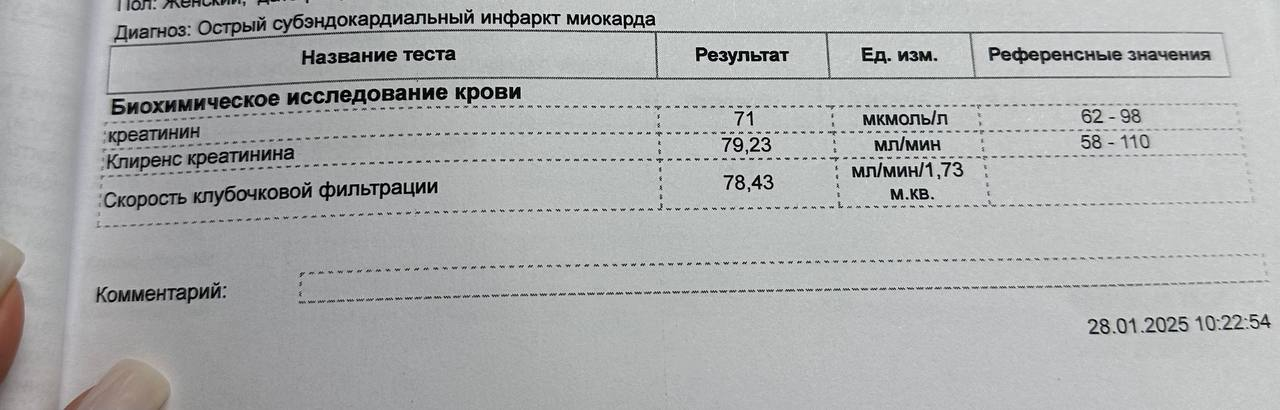
#> input picture blood_analysis_dataset_540/processed/5256043418088498599.jpg, 1280 x 410 px
$ jupyter execute --allow-errors 'ох.ipynb'
#> lines starting #> are read from the running program, lines starting #| are printed output that depends on the picture
[cell 1]
import cv2
import numpy as np
from PIL import Image
import os
from sklearn.cluster import KMeans

# Загрузка изображения
image_path = ('blood_analysis_dataset_540/processed/5256043418088498599.jpg')
image = Image.open(image_path)
#> image is the input picture: PIL image 1280x410 RGB; mean R, G, B 172.3, 173.9, 173.9

# Получим исходное разрешение

def get_image_resolution_opencv(image_path):
    try:
        image = cv2.imread(image_path)
#> image: shape (410, 1280, 3)
        if image is not None:
            height_inp, width_inp = image.shape[:2]
#> height_inp = 410; width_inp = 1280
            return width_inp, height_inp
        else:
            print("Не удалось загрузить изображение.")
            return None
    except Exception as e:
        print(f"Ошибка: {e}")
        return None

# Пример использования
resolution = get_image_resolution_opencv(image_path)
#> resolution = (1280, 410)
if resolution:
    width_inp, height_inp = resolution
#> width_inp = 1280; height_inp = 410
    print(f"Исходное разрешение (OpenCV): {width_inp}x{height_inp}")
#| Исходное разрешение (OpenCV): 1280x410


# Вычисление новых размеров с сохранением пропорций
width = width_inp
#> width = 1280
ratio = width / float(image.size[0])
#> ratio = 1
height = int(float(image.size[1]) * ratio)
#> height = 410
width = int(width)

# Изменение размера изображения с использованием LANCZOS
resized_image = image.resize((width, height), Image.Resampling.LANCZOS)

# Формирование нового имени файла
directory, filename = os.path.split(image_path)
name, ext = os.path.splitext(filename)
new_filename = f"{name}_resized{ext}"
new_image_path = os.path.join('resized_data/', new_filename)

# Сохранение измененного изображения
resized_image.save(new_image_path)

# Опционально: показ изображения
resized_image.show()

# Загрузка изображения
ish = new_image_path

# Функция для вычисления угла линии
def calculate_angle(x1, y1, x2, y2):
    return np.degrees(np.arctan2(y2 - y1, x2 - x1))

# Функция для вычисления расстояния между двумя точками
def calculate_distance(p1, p2):
    return np.sqrt((p1[0] - p2[0]) ** 2 + (p1[1] - p2[1]) ** 2)

# Функция для вычисления длины линии
def calculate_line_length(x1, y1, x2, y2):
    return np.sqrt((x2 - x1) ** 2 + (y2 - y1) ** 2)

# Функция для объединения близких линий
def merge_close_lines(lines, distance_threshold=4, angle_threshold=5):
    """
    Объединяет близко расположенные линии с небольшим угловым отклонением.

    :param lines: Список линий в формате [[x1, y1, x2, y2], ...].
    :param distance_threshold: Максимальное расстояние между линиями для объединения (в пикселях).
    :param angle_threshold: Максимальное угловое отклонение для объединения (в градусах).
    :return: Список объединенных линий.
    """
    merged_lines = []
    used_indices = set()

    for i, line1 in enumerate(lines):
        if i in used_indices:
            continue

        x1, y1, x2, y2 = line1
        angle1 = calculate_angle(x1, y1, x2, y2)
        group = [line1]

        for j, line2 in enumerate(lines[i + 1:], start=i + 1):
            if j in used_indices:
                continue

            x3, y3, x4, y4 = line2
            angle2 = calculate_angle(x3, y3, x4, y4)

            # Проверка углового отклонения
            if abs(angle1 - angle2) > angle_threshold:
                continue

            # Проверка близости линий
            center1 = ((x1 + x2) / 2, (y1 + y2) / 2)
            center2 = ((x3 + x4) / 2, (y3 + y4) / 2)
            distance = calculate_distance(center1, center2)

            if distance > distance_threshold:
                continue

            # Если линии близки и углы схожи, добавляем в группу
            group.append(line2)
            used_indices.add(j)

        # Усреднение линий в группе
        if group:
            avg_line = np.mean(group, axis=0).astype(int)
            merged_lines.append(avg_line)
            used_indices.add(i)

    return merged_lines

# Функция для нахождения точки пересечения двух линий
# [20 lines left out: function line_intersection, not called in this run]


image = cv2.imread(ish, cv2.IMREAD_COLOR)
gray = cv2.cvtColor(image, cv2.COLOR_BGR2GRAY)

# Применение Canny edge detection
edges = cv2.Canny(gray, 50, 150, apertureSize=3)
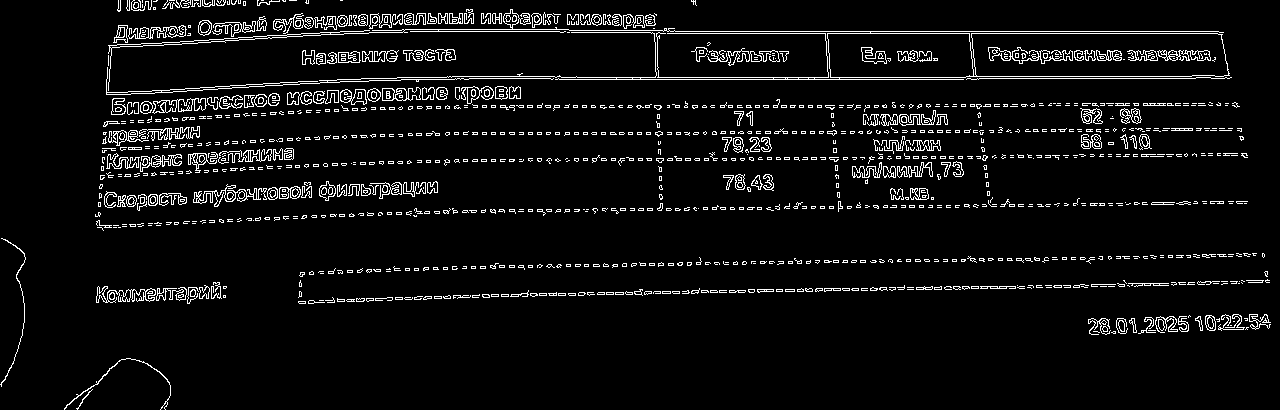
#> edges: shape (410, 1280); 5.8% white in thin lines or dots

# Применение Hough Line Transform
lines = cv2.HoughLinesP(edges, 1, np.pi / 180, threshold=100, minLineLength=int(width/20), maxLineGap=int(width/8))
#> lines = 121 rows, first 6: [117, 31, 1218, 31], [651, 33, 1217, 33], [397, 77, 965, 77], [24, 303, 1265, 281], [187, 302, 1242, 283], [337, 79, 978, 79]

# Преобразование линий в нужный формат
lines = [line[0] for line in lines]
#> lines = 121 items, first 6: [117, 31, 1218, 31], [651, 33, 1217, 33], [397, 77, 965, 77], [24, 303, 1265, 281], [187, 302, 1242, 283], [337, 79, 978, 79]

# Объединение близких линий
merged_lines = merge_close_lines(lines, distance_threshold=int(width/200), angle_threshold=5)
#> the loop in merge_close_lines, `for i, line1 in enumerate(lines):` made 121 passes
#> (x1, y1, x2, y2, angle1, avg_line) on passes 5, 7, 12, 18, 20, 24, 25, 27, 38, 39, 49, 57: (187, 302, 1242, 283, -1.03, [333, 298, 1098, 284]), (112, 105, 1237, 105, 0, [112, 104, 1237, 104]), (98, 220, 1237, 201, -0.956, [196, 218, 1137, 202]), (655, 51, 1224, 51, 0, [655, 53, 1224, 53]), (655, 60, 1225, 60, 0, [655, 58, 1225, 58]), (118, 29, 654, 19, -1.07, [118, 28, 654, 18]), (302, 59, 455, 59, 0, [302, 57, 455, 57]), (107, 156, 293, 156, 0, [107, 155, 293, 155]), (104, 200, 437, 189, -1.89, [100, 200, 435, 189]), (659, 178, 986, 167, -1.93, [659, 179, 986, 167]), (199, 23, 656, 15, -1, [199, 22, 656, 14]), (99, 195, 437, 183, -2.03, [99, 194, 436, 182])
#> (x1, y1, x2, y2, angle1) on passes 1, 2, 3, 4, 6, 8: (117, 31, 1218, 31, 0), (651, 33, 1217, 33, 0), (397, 77, 965, 77, 0), (24, 303, 1265, 281, -1.02), (337, 79, 978, 79, 0), (361, 78, 1229, 78, 0)
#> after the loop in merge_close_lines, `for i, line1 in enumerate(lines):`: merged_lines = 83 items, first 6: [117, 31, 1218, 31], [651, 33, 1217, 33], [397, 77, 965, 77], [24, 303, 1265, 281], [333, 298, 1098, 284], [337, 79, 978, 79]; used_indices = 121 items

# Создание копии изображения для рисования линий
output_image = image.copy()

# Получение высоты и ширины изображения
 #image_height, image_width, _ = image.shape

# Функция для вычисления центра линии
def calculate_center(x1, y1, x2, y2):
    return ((x1 + x2) // 2, (y1 + y2) // 2)

# Словарь для хранения центров линий
line_centers = {}

# Отрисовка всех линий и сохранение их центров
for i, line in enumerate(merged_lines):
    x1, y1, x2, y2 = line
    center = calculate_center(x1, y1, x2, y2)
    line_centers[i] = center
#> this loop made 83 passes
#> line on passes 31 to 42: [102, 160, 985, 160], [100, 200, 435, 189], [659, 179, 986, 167], [117, 32, 659, 32], [117, 30, 674, 30], [121, 130, 199, 130], [199, 22, 656, 14], [137, 29, 668, 29], [909, 156, 1243, 139], [835, 167, 961, 163], [335, 268, 969, 257], [108, 173, 1148, 137]
#> (x1, y1, x2, y2, center) on passes 1 to 6: (117, 31, 1218, 31, (667, 31)), (651, 33, 1217, 33, (934, 33)), (397, 77, 965, 77, (681, 77)), (24, 303, 1265, 281, (644, 292)), (333, 298, 1098, 284, (715, 291)), (337, 79, 978, 79, (657, 79))

# Фильтрация горизонтальных линий (угол от -40 до 40 градусов)
middle_third_width_start = width // 3
middle_third_width_end = 2 * width // 3
min_horizontal_line_length = width / 4

# Фильтр исключения линий с центрами ближе 20 пикселей к границам
horizontal_lines = {
    line_id: center for line_id, center in line_centers.items()
    if (middle_third_width_start <= center[0] <= middle_third_width_end) and
       (calculate_line_length(*merged_lines[line_id]) >= min_horizontal_line_length) and
       (-40 <= calculate_angle(*merged_lines[line_id]) <= 40) and
       (int(width/40) <= center[0] <= width - int(width/40)) and  # Фильтр по X
       (int(height/40)<= center[1] <= height - int(height/40))  # Фильтр по Y
}

# Фильтрация вертикальных линий (угол от 50 до 130 градусов)
middle_third_height_start = height // 3
middle_third_height_end = 2 * height // 3
min_vertical_line_length = height / 9

# Фильтр исключения линий с центрами ближе 20 пикселей к границам
vertical_lines = {
    line_id: center for line_id, center in line_centers.items()
    if (middle_third_height_start <= center[1] <= middle_third_height_end) and
       (calculate_line_length(*merged_lines[line_id]) >= min_vertical_line_length) and
       (50 <= abs(calculate_angle(*merged_lines[line_id])) <= 130) and
       (int(width/40) <= center[0] <= width - int(width/40)) and  # Фильтр по X
       (int(height/40) <= center[1] <= height - int(height/40))  # Фильтр по Y
}

# Нахождение двух горизонтальных и двух вертикальных линий
if horizontal_lines and vertical_lines:
    # Выбираем две горизонтальные линии (с минимальным и максимальным Y)
    min_y_line = min(horizontal_lines.items(), key=lambda item: item[1][1])
    max_y_line = max(horizontal_lines.items(), key=lambda item: item[1][1])

    # Выбираем две вертикальные линии (с минимальным и максимальным X)
    min_x_line = min(vertical_lines.items(), key=lambda item: item[1][0])
    max_x_line = max(vertical_lines.items(), key=lambda item: item[1][0])

    # Получаем координаты линий
    h_line1 = merged_lines[min_y_line[0]]
    h_line2 = merged_lines[max_y_line[0]]
    v_line1 = merged_lines[min_x_line[0]]
    v_line2 = merged_lines[max_x_line[0]]

    # Находим точки пересечения
    intersection_A = line_intersection(h_line1, v_line1)  # Левая верхняя
    intersection_B = line_intersection(h_line2, v_line1)  # Левая нижняя
    intersection_C = line_intersection(h_line1, v_line2)  # Правая верхняя
    intersection_D = line_intersection(h_line2, v_line2)  # Правая нижняя

    # Проверка, что точки пересечения найдены
    if intersection_A and intersection_B and intersection_C and intersection_D:
        # Увеличение изображения
        padding = 0  # Отступ для увеличения изображения
        output_image = cv2.copyMakeBorder(output_image, padding, padding, padding, padding, cv2.BORDER_CONSTANT, value=(0, 0, 0))

        # Смещение координат точек пересечения
        intersection_A = (intersection_A[0] + padding, intersection_A[1] + padding)
        intersection_B = (intersection_B[0] + padding, intersection_B[1] + padding)
        intersection_C = (intersection_C[0] + padding, intersection_C[1] + padding)
        intersection_D = (intersection_D[0] + padding, intersection_D[1] + padding)

        # Продление линий до точек пересечения
        cv2.line(output_image, (intersection_A[0], intersection_A[1]), (intersection_C[0], intersection_C[1]), (0, 255, 127), 2)  # Верхняя горизонтальная
        cv2.line(output_image, (intersection_B[0], intersection_B[1]), (intersection_D[0], intersection_D[1]), (0, 255, 127), 2)  # Нижняя горизонтальная
        cv2.line(output_image, (intersection_A[0], intersection_A[1]), (intersection_B[0], intersection_B[1]), (0, 165, 255), 2)  # Левая вертикальная
        cv2.line(output_image, (intersection_C[0], intersection_C[1]), (intersection_D[0], intersection_D[1]), (0, 165, 255), 2)  # Правая вертикальная

        # Подпись точек
        cv2.putText(output_image, "A", (intersection_A[0] - 20, intersection_A[1] - 10), cv2.FONT_HERSHEY_SIMPLEX, 0.7, (0, 0, 255), 2)
        cv2.putText(output_image, "B", (intersection_B[0] - 20, intersection_B[1] + 20), cv2.FONT_HERSHEY_SIMPLEX, 0.7, (0, 0, 255), 2)
        cv2.putText(output_image, "C", (intersection_C[0] + 10, intersection_C[1] - 10), cv2.FONT_HERSHEY_SIMPLEX, 0.7, (0, 0, 255), 2)
        cv2.putText(output_image, "D", (intersection_D[0] + 10, intersection_D[1] + 20), cv2.FONT_HERSHEY_SIMPLEX, 0.7, (0, 0, 255), 2)

        # Сохранение координат точек
        intersections = {
            "A": intersection_A,
            "B": intersection_B,
            "C": intersection_C,
            "D": intersection_D
        }

        # Сохранение координат в файл
        with open("intersections.txt", "w") as file:
            for point, coords in intersections.items():
                file.write(f"{point}: {coords}\n")

print("Координаты точек пересечения:")
#> (the rest of this cell did not finish here and is left out)


$ run again, with blood_analysis_dataset_540/processed/5222040419704106456.jpg copied over blood_analysis_dataset_540/processed/5256043418088498599.jpg
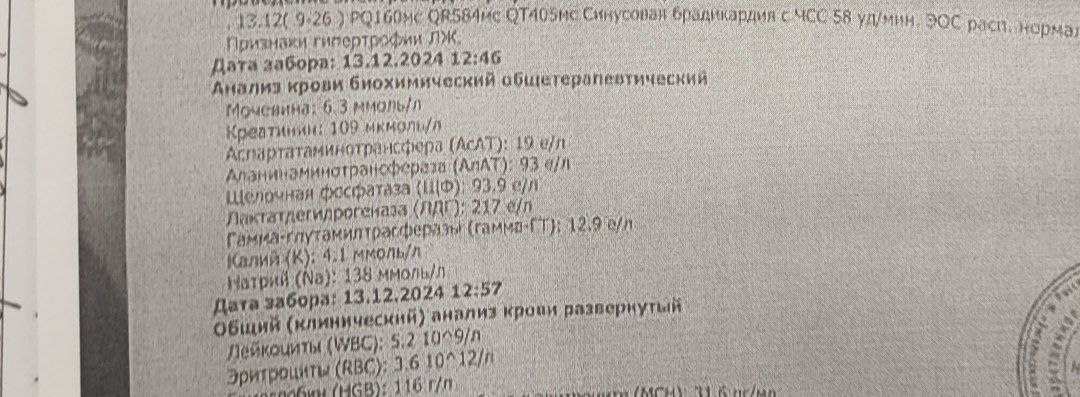
#> input picture blood_analysis_dataset_540/processed/5222040419704106456.jpg, 1080 x 397 px
#> image is the input picture: PIL image 1080x397 RGB; mean R, G, B 173.6, 167.6, 162
#| Исходное разрешение (OpenCV): 1080x397
#> `edges = cv2.Canny(gray, 50, 150, apertureSize=3)`:
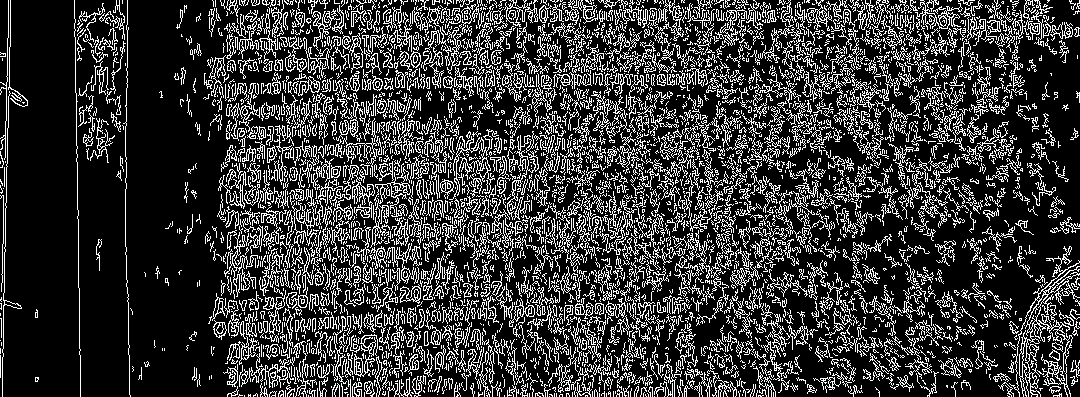
#> edges: shape (397, 1080); 22% white in thin lines or dots
#> `lines = cv2.HoughLinesP(edges, 1, np.pi / 180, threshold=100, minLineL..`: lines = 332 rows, first 6: [8, 7, 1069, 26], [2, 273, 1067, 27], [8, 8, 1076, 375], [2, 262, 1064, 169], [7, 51, 1078, 32], [194, 369, 1049, 7]
#> `lines = [line[0] for line in lines]`: lines = 332 items, first 6: [8, 7, 1069, 26], [2, 273, 1067, 27], [8, 8, 1076, 375], [2, 262, 1064, 169], [7, 51, 1078, 32], [194, 369, 1049, 7]
#> the loop in merge_close_lines, `for i, line1 in enumerate(lines):` made 332 passes
#> (x1, y1, x2, y2, angle1, avg_line) on passes 1, 4, 5, 8, 10, 11, 14, 16: (8, 7, 1069, 26, 1.03, [8, 21, 1074, 12]), (2, 262, 1064, 169, -5, [2, 262, 1063, 169]), (7, 51, 1078, 32, -1.02, [5, 50, 1077, 31]), (0, 151, 1077, 132, -1.01, [2, 149, 1074, 131]), (7, 44, 1059, 26, -0.98, [7, 42, 1061, 24]), (8, 30, 1079, 11, -1.02, [8, 30, 1078, 11]), (8, 20, 1079, 1, -1.02, [8, 21, 1078, 3]), (9, 47, 1076, 373, 16.99, [4, 70, 1077, 348])
#> after the loop in merge_close_lines, `for i, line1 in enumerate(lines):`: merged_lines = 176 items, first 6: [8, 21, 1074, 12], [2, 273, 1067, 27], [8, 8, 1076, 375], [2, 262, 1063, 169], [5, 50, 1077, 31], [194, 369, 1049, 7]; used_indices = 332 items
#> the loop `for i, line in enumerate(merged_lines):` made 176 passes
#> (x1, y1, x2, y2, center) on passes 1 to 3: (8, 21, 1074, 12, (541, 16)), (2, 273, 1067, 27, (534, 150)), (8, 8, 1076, 375, (542, 191))
